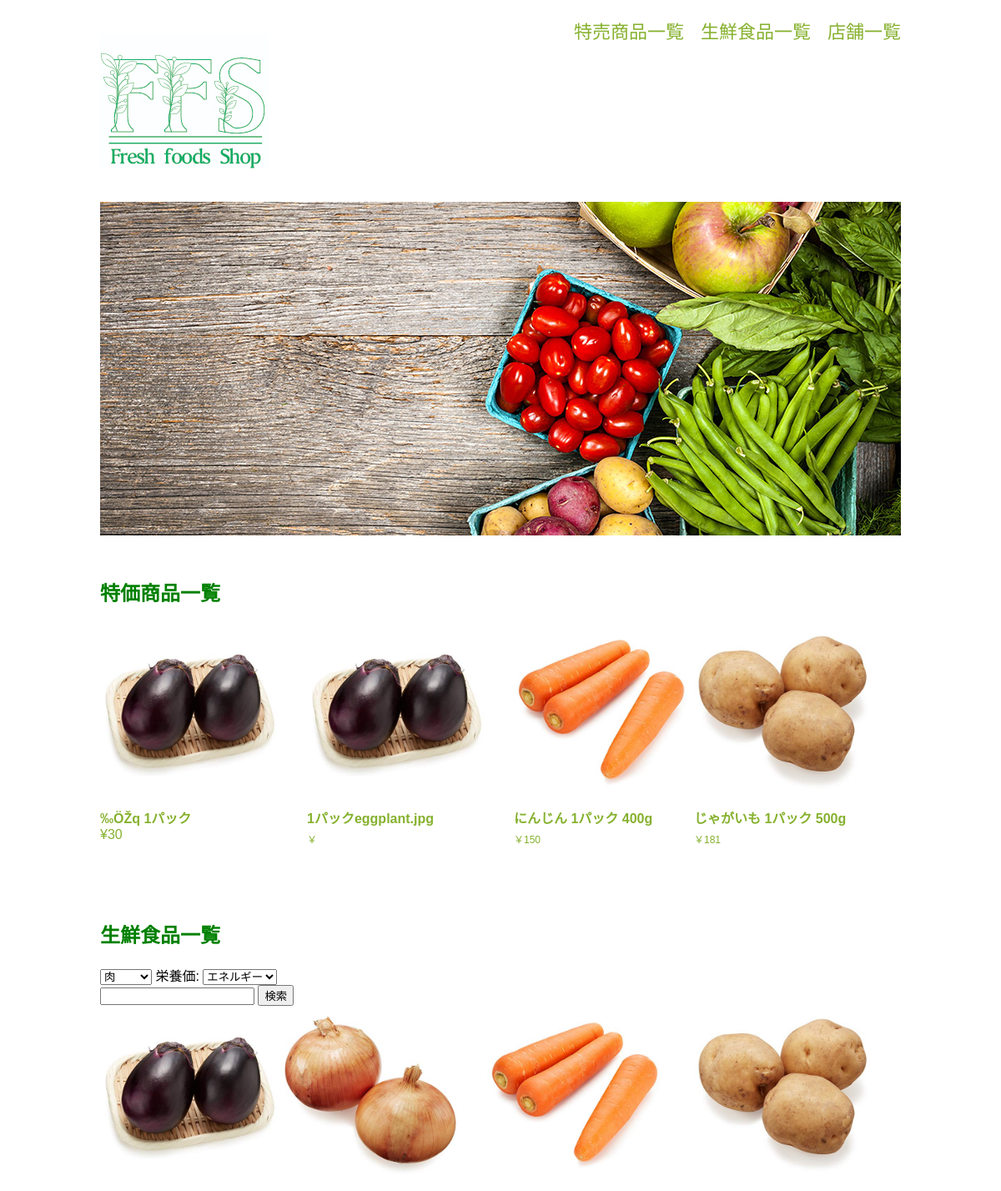
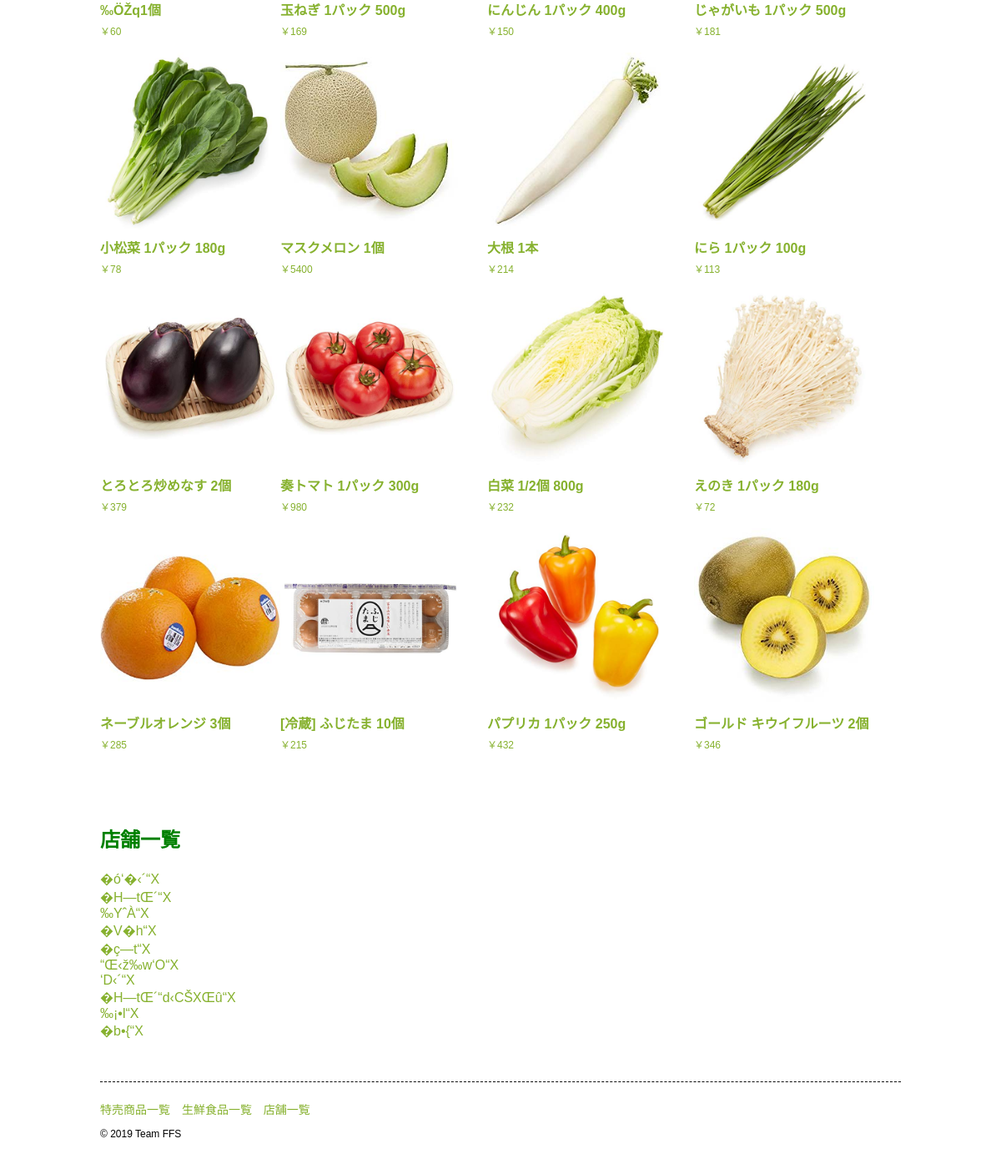
The app's page /danger/view_top_page.php with its own data (2 pictures, top to bottom).
### tables this page shows
CREATE TABLE IF NOT EXISTS sale (
  `sale_id` INT AUTO_INCREMENT NOT NULL,
  `sale_price` INT NOT NULL,
  `date` DATE NOT NULL,
  `shop_id` INT NOT NULL,
  `food_id` INT NOT NULL,
  PRIMARY KEY (`sale_id`),
  FOREIGN KEY(`food_id`) REFERENCES food (`food_id`),
  FOREIGN KEY(`shop_id`) REFERENCES shop (`shop_id`)
);

CREATE TABLE IF NOT EXISTS food (
  `food_id` INT AUTO_INCREMENT NOT NULL,
  `food_name` VARCHAR(100) NOT NULL,
  `food_price` INT NOT NULL,
  `picture` VARCHAR(300) NOT NULL,
  `txt` TEXT NOT NULL,
  `calorie` FLOAT NOT NULL,
  `protein` FLOAT,
  `lipid` FLOAT,
  `carb` FLOAT,
  `natrium` FLOAT,
  `kalium` FLOAT,
  `show_flag` INT NOT NULL,
  `genre_id` INT NOT NULL,
  PRIMARY KEY (`food_id`),
  FOREIGN KEY(`genre_id`) REFERENCES genre (`genre_id`)
);

CREATE TABLE IF NOT EXISTS shop (
  `shop_id` INT AUTO_INCREMENT NOT NULL,
  `shop_name` VARCHAR(100) NOT NULL,
  `address` VARCHAR(100) NOT NULL,
  `tel` VARCHAR(20) NOT NULL,
  PRIMARY KEY (`shop_id`)
);

### lib/function.php (the view, shortened to what this page needs)
<?php
function h($str)
    {
        return htmlspecialchars($str, ENT_QUOTES, "UTF-8");
    }
function ph($str)
{
    print h($str);
}

### danger/view_top_page.php (shortened to what this page needs)
<!DOCTYPE html>
<html lang="ja">
<head>
<link rel="stylesheet" href="css/style-pc.css">
</head>
<body>
<?php
     require_once("../lib/function.php");
      $dbh=connectDb();
      try{
        $sql = "SELECT * FROM ffs_db.shop , ";
        $sql .= "ffs_db.sale t1
                INNER JOIN ffs_db.food t2
                ON t1.food_id = t2.food_id
                ";
        $sth = $dbh->prepare($sql);
        $sth->execute();
      }
      catch (PDOException $e) {
        exit("SQL発行エラー：{$e->getMessage()}");
    }
?>
<div class="wrapper">
<header class="header_top_page">
<div class="title">
  <h1><a href="index.php"><img src="images/ffs.jpg" alt="FFS"></a></h1>
</div>
<nav class="navigation_main">
<ul>
  <li><a href="index.html">特売商品一覧</a></li>
  <li><a href="＃">生鮮食品一覧</a><li>
  <li><a href="＃">店舗一覧</a></li>
</ul>
</nav>
</header>
<div class="main_visual">
<div id="slideshow">
<img src="images/01.jpg" alt="Slideshow Image 1" class="active">
</div>
</div>
<div class="main_area">
<font = color="green"><h2>特価商品一覧</h2></font>
<section class="section_top_page">
<a href="../special_price_food_page.php?sale_id=1">
<h2><?php foreach ($sth as $value) {
    ?><img src="images/<?php ph(($value['picture']));?>" alt="sale1">
        <?php if($value["sale_id"]==1){ph($value["food_name"]); break;?><br>
        <?php
        }
      }?> 1パック</h2>
¥<?php foreach ($sth as $value) {
        if($value["sale_id"]==1){ph($value["sale_price"]); break;?><br>
        <?php
        }
      }?>
</a>
</section>
<section class="section_top_page">
<a href="＃">
<h2><?php foreach ($sth as $value) {
  ?><img src="images/<?php ph(($value['picture']));?>" alt="sale2">
        <?php
        break;
      }?> 1パック<?php ph(($value['picture']));?></h2>
<p>￥<?php foreach ($sth as $value) {
      }?></p>
</a>
</section>
<section class="section_top_page">
<a href="＃">
<img src="images/carrot.jpg" alt="にんじん">
<h2>にんじん 1パック 400g</h2>
<p>￥150</p>
</a>
</section>
<section class="section_top_page">
<a href="＃">
<img src="images/potato.jpg" alt="じゃがいも">
<h2>じゃがいも 1パック 500g</h2>
<p>￥181</p>
</a>
</section>
</div>
<div class="main_area">
  <font = color="green"><h2>生鮮食品一覧</h2></font>
  <select name="genre_name">
        <option value="1">肉</option><br>
        <option value="2">野菜</option><br>
        <option value="3">魚</option><br>
        <option value="4">その他</option><br>
  </select>
  栄養価: <select name="eiyoka">
          <option value="calorie">エネルギー</option><br>
          <option value="protein">たんぱく質</option><br>
          <option value="lipid">脂質</option><br>
          <option value="carb">炭水化物</option><br>
          <option value="natrium">ナトリウム</option><br>
          <option value="kalium">カリウム</option><br>
          </select><br>
  <input type="text" name="keyword">
  <input type="submit" value="検索"><br>
<section class="section_top_page">
<a href="../food_page.php?food_id=3">
<h2> <?php foreach ($sth as $value) {
  ?><img src="images/<?php ph(($value['picture']));?>" alt="">
        <?php if($value["food_id"]==1){ph($value["food_name"]); break;?><br>
        <?php
        }
      }?>1個</h2>
<p>￥<?php foreach ($sth as $value) {
        ph($value["food_price"]); break;?><br>
        <?php
        }
      ?></p>
</a>
</section>
<section class="section_top_page">
<a href="＃">
<img src="images/onion.jpg" alt="玉ねぎ">
<h2>玉ねぎ 1パック 500g</h2>
<p>￥169</p>
</a>
</section>
<section class="section_top_page">
<a href="＃">
<img src="images/carrot.jpg" alt="にんじん">
<h2>にんじん 1パック 400g</h2>
<p>￥150</p>
</a>
</section>
<section class="section_top_page">
<a href="＃">
<img src="images/potato.jpg" alt="じゃがいも">
<h2>じゃがいも 1パック 500g</h2>
<p>￥181</p>
</a>
</section>
<section class="section_top_page">
<a href="＃">
<img src="images/komatsuna.jpg" alt="小松菜">
<h2>小松菜 1パック 180g</h2>
<p>￥78</p>
</a>
</section>
<section class="section_top_page">
<a href="＃">
<img src="images/melon.jpg" alt="マスクメロン">
<h2>マスクメロン 1個</h2>
<p>￥5400</p>
</a>
</section>
<section class="section_top_page">
<a href="＃">
<img src="images/daikon.jpg" alt="大根">
<h2>大根 1本</h2>
<p>￥214</p>
</a>
</section>
<section class="section_top_page">
<a href="＃">
<img src="images/chives.jpg" alt="にら">
<h2>にら 1パック 100g</h2>
<p>￥113</p>
</a>
</section>
<section class="section_top_page">
<a href="＃">
<img src="images/1.jpg" alt="とろとろ炒めなす">
<h2>とろとろ炒めなす 2個</h2>
<p>￥379</p>
</a>
</section>
<section class="section_top_page">
<a href="＃">
<img src="images/tomato.jpg" alt="奏トマト">
<h2>奏トマト 1パック 300g</h2>
<p>￥980</p>
</a>
</section>
<section class="section_top_page">
<a href="＃">
<img src="images/hakusai.jpg" alt="白菜">
<h2>白菜 1/2個 800g</h2>
<p>￥232</p>
</a>
</section>
<section class="section_top_page">
<a href="＃">
<img src="images/enoki.jpg" alt="えのき">
<h2>えのき 1パック 180g</h2>
<p>￥72</p>
</a>
</section>
<section class="section_top_page">
<a href="＃">
<img src="images/orange.jpg" alt="ネーブルオレンジ">
<h2>ネーブルオレンジ 3個</h2>
<p>￥285</p>
</a>
</section>
<section class="section_top_page">
<a href="＃">
<img src="images/egg.jpg" alt="ふじたま">
<h2>[冷蔵] ふじたま 10個</h2>
<p>￥215</p>
</a>
</section>
<section class="section_top_page">
<a href="＃">
<img src="images/pepper.jpg" alt="パプリカ">
<h2>パプリカ 1パック 250g</h2>
<p>￥432</p>
</a>
</section>
<section class="section_top_page">
<a href="＃">
<img src="images/kiwi.jpg" alt="ゴールド キウイフルーツ">
<h2>ゴールド キウイフルーツ 2個</h2>
<p>￥346</p>
</a>
</section>
</div>
<?php
      $dbh=connectDb();
      try{
        $sql = "SELECT * FROM ffs_db.shop , ";
        $sql .= "ffs_db.sale t1
                INNER JOIN ffs_db.food t2
                ON t1.food_id = t2.food_id
                ";
        $sth = $dbh->prepare($sql);
        $sth->execute();
      }
      catch (PDOException $e) {
        exit("SQL発行エラー：{$e->getMessage()}");
    }
?>
<div class="main_area">
<font = color="green"><h2>店舗一覧</h2></font>
<?php while ($row = $sth->fetch(PDO::FETCH_ASSOC)) {?>
    <tr>
    <div class="box_shop">
        <a href="../lib/view/view_shop_page.php?shop_id=<?php
        ph($row['shop_id']);?>&shop_name=<?php ph($row['shop_name']);?>
        &address=<?php ph($row['address']);?>
        &tel=<?php ph($row['tel']);?>"
        method="post"><td><?php ph($row["shop_name"]);?></td><br>
      </div>
    </tr>
    <?php } ?>
</div>
<footer class="footer_top_page">
<nav class="navigation_footer">
<ul>
  <li><a href="index.html">特売商品一覧</a></li>
  <li><a href="＃">生鮮食品一覧</a></li>
  <li><a href="＃">店舗一覧</a></li>
</ul>
</nav>
<small>&copy; 2019 Team FFS </small>
</footer>
</div>
</body>
</html>

### danger/css/style-pc.css (style rules this page uses)
body { margin: 20px 10px; font: 16px "ヒラギノ丸ゴ ProN W4", "Hiragino Maru Gothic ProN", "メイリオ", "Meiryo", "ＭＳ Ｐゴシック", "MS PGothic", Sans-Serif; }
.wrapper { width: 960px; margin: auto; }
.header_top_page { margin-bottom: 10px; overflow: hidden; }
.main_visual { height: 350px; margin-bottom: 80px; }
a { color: #86b12e; text-decoration: none; }
.navigation_main { float: right; padding-top: 0px; font-size: 22px; }
.navigation_main ul { margin: 0; padding: 0; list-style: none; }
.navigation_main li { float: left; }
.navigation_main li a { display: block; float: left; margin-left: 20px; }
#slideshow { position: relative; height: 350px; }
#slideshow IMG { position: absolute; top: 0; left: 0; z-index: 8; opacity: 0.0; }
#slideshow IMG.active { z-index: 10; opacity: 1.0; }
.main_area { overflow: hidden; margin-bottom: 50px; }
.section_top_page { float: left; width: 216px; height: 260px; margin-right: 32px; margin-bottom: 25px; }
.section_top_page img { width: 216px; height: auto; vertical-align: bottom; }
.section_top_page:nth-child(4n) { margin-right: 0; }
.section_top_page h2 { font-size: 16px; margin: 5px 0 0; }
.section_top_page p { font-size: 12px; margin: 5px 0; }
.section_top_page a { display: block; }
.title { float: left; }
.footer_top_page { clear: both; padding: 10px 0 20px; border-top: dashed 1px; }
.navigation_footer ul { margin: 10px 0; padding: 2px 0 0; font-size: 14px; }
.navigation_footer li { display: inline; margin-right: 10px; }
small { font-size: 12px; }

### records on screen
sale: food.picture (picture), food.food_name "‰ÖŽq", sale_price "30", food.food_price "60", shop.shop_name "�ó‘�‹´“X", shop.shop_name "�H—tŒ´“X", shop.shop_name "‰YˆÀ“X", shop.shop_name "�V�h“X", shop.shop_name "�ç—t“X", shop.shop_name "“Œ‹ž‰w‘O“X", shop.shop_name "‘D‹´“X", shop.shop_name "�H—tŒ´“d‹CŠXŒû“X", shop.shop_name "‰¡•l“X", shop.shop_name "�b•{“X"
food: picture "eggplant.jpg"
